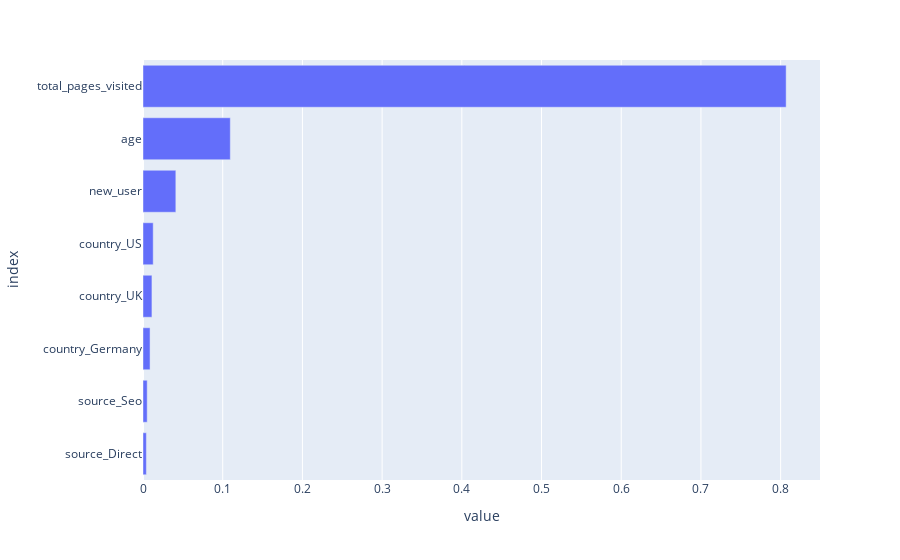

Notebook code for this chart:
### Markdown cell above
## Performance assessment

### Code cell
column_names = [col.split('__')[1] for col in preprocessor.get_feature_names_out()]
feature_importance = pd.DataFrame(index = column_names, data = classifier.feature_importances_, columns=["feature_importances"])
feature_importance = feature_importance.sort_values(by = 'feature_importances')

# Plot coefficients
fig = px.bar(feature_importance, orientation = 'h')
fig.update_layout(showlegend = False, 
                  margin = {'l': 120} # to avoid cropping of column names
                 )
fig.show()

### Figure 1 — Plotly figure (JSON) as saved in the notebook; plotly's stock layout.template omitted (floating-point values rounded to 4 significant figures)
{"data": [{"hovertemplate": "variable=feature_importances<br>value=%{x}<br>index=%{y}<extra></extra>", "legendgroup": "feature_importances", "marker": {"color": "#636efa", "pattern": {"shape": ""}}, "name": "feature_importances", "orientation": "h", "showlegend": true, "textposition": "auto", "type": "bar", "x": [0.004226, 0.00527, 0.008845, 0.01121, 0.0128, 0.0412, 0.1095, 0.8069], "xaxis": "x", "y": ["source_Direct", "source_Seo", "country_Germany", "country_UK", "country_US", "new_user", "age", "total_pages_visited"], "yaxis": "y"}], "layout": {"barmode": "relative", "legend": {"title": {"text": "variable"}, "tracegroupgap": 0}, "margin": {"l": 120, "t": 60}, "showlegend": false, "xaxis": {"anchor": "y", "domain": [0, 1], "title": {"text": "value"}}, "yaxis": {"anchor": "x", "domain": [0, 1], "title": {"text": "index"}}}}
